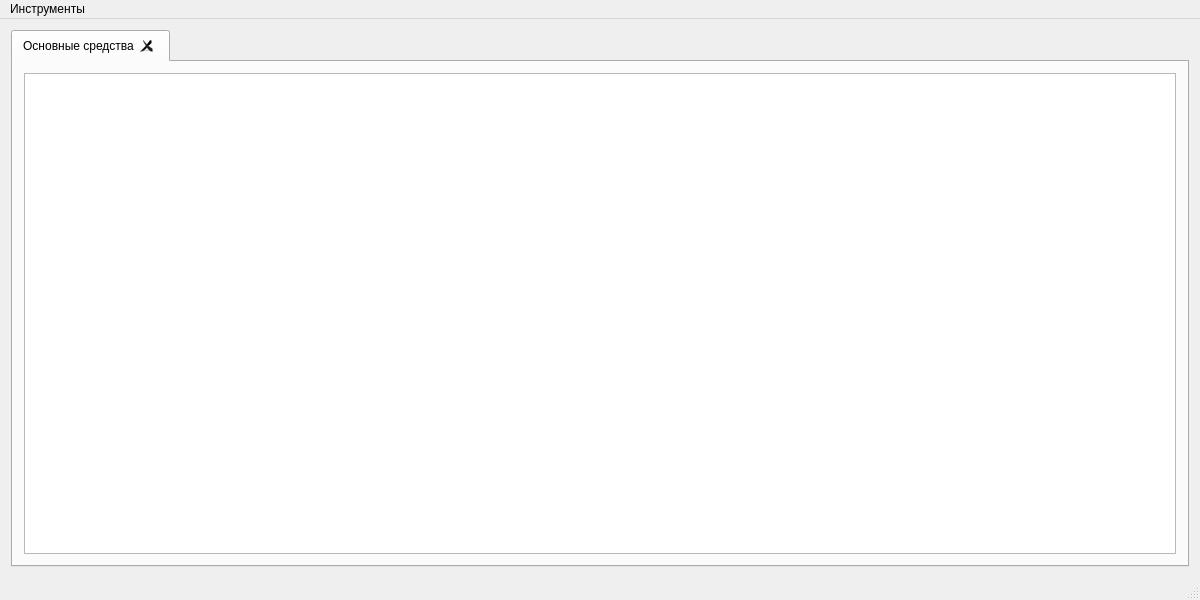
<?xml version="1.0" encoding="UTF-8"?>
<ui version="4.0">
 <class>MainWindow</class>
 <widget class="QMainWindow" name="MainWindow">
  <property name="geometry">
   <rect>
    <x>0</x>
    <y>0</y>
    <width>1200</width>
    <height>600</height>
   </rect>
  </property>
  <property name="windowTitle">
   <string>Учёт</string>
  </property>
  <property name="iconSize">
   <size>
    <width>67</width>
    <height>38</height>
   </size>
  </property>
  <widget class="QWidget" name="centralWidget">
   <layout class="QHBoxLayout" name="horizontalLayout_2">
    <item>
     <widget class="QTabWidget" name="tabWidget">
      <property name="currentIndex">
       <number>0</number>
      </property>
      <property name="tabsClosable">
       <bool>true</bool>
      </property>
      <property name="movable">
       <bool>true</bool>
      </property>
      <widget class="QWidget" name="mainTab">
       <attribute name="title">
        <string>Основные средства</string>
       </attribute>
       <layout class="QVBoxLayout" name="verticalLayout">
        <item>
         <widget class="QTableWidget" name="tableWidget">
          <property name="selectionMode">
           <enum>QAbstractItemView::NoSelection</enum>
          </property>
          <property name="selectionBehavior">
           <enum>QAbstractItemView::SelectRows</enum>
          </property>
         </widget>
        </item>
       </layout>
      </widget>
     </widget>
    </item>
   </layout>
  </widget>
  <widget class="QMenuBar" name="menuBar">
   <property name="geometry">
    <rect>
     <x>0</x>
     <y>0</y>
     <width>1200</width>
     <height>21</height>
    </rect>
   </property>
   <widget class="QMenu" name="menu">
    <property name="title">
     <string>Инструменты</string>
    </property>
    <addaction name="addSubject"/>
    <addaction name="openOrder"/>
    <addaction name="action_XML"/>
    <addaction name="action_Print"/>
   </widget>
   <addaction name="menu"/>
  </widget>
  <widget class="QStatusBar" name="statusBar"/>
  <action name="addSubject">
   <property name="text">
    <string>Добавить новую запись</string>
   </property>
  </action>
  <action name="openOrder">
   <property name="text">
    <string>Открыть отчёт</string>
   </property>
  </action>
  <action name="action_XML">
   <property name="text">
    <string>Создать XML-файл</string>
   </property>
  </action>
  <action name="action_Print">
   <property name="text">
    <string>Выгрузка</string>
   </property>
  </action>
 </widget>
 <layoutdefault spacing="6" margin="11"/>
 <resources/>
 <connections/>
</ui>
